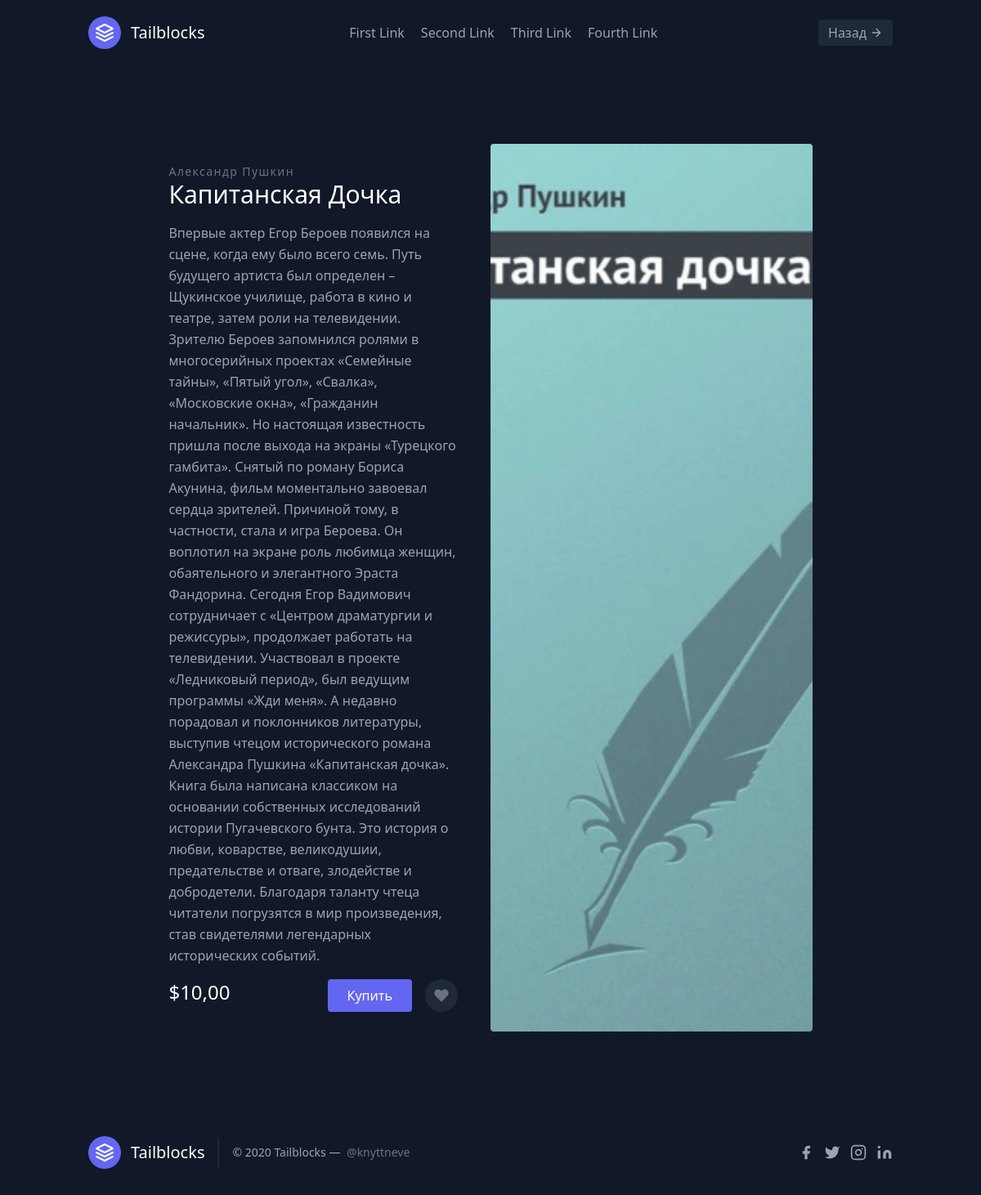
Page /product/1 on the committed database.
### myshop/models.py (models this page shows, shortened)
class Books(models.Model):
    book_name = models.CharField(max_length=255,verbose_name='Kitaptin ati:')
    author = models.CharField(max_length=255)
    published_date = models.DateField()
    price = models.DecimalField(max_digits=10,decimal_places=2,)
    description = models.TextField()
    janr = models.CharField(max_length=255)
    image = models.ImageField(upload_to='media')
    class Meta:
        verbose_name = 'Kitap'
        verbose_name_plural = 'Kitaplar'

### myshop/views.py (the view)
# urls.py: path('product/<int:id>',views.product_detail,name='detail'),
def product_detail(request,id):
    book = get_object_or_404(models.Books,id=id)
    return render(request,'detail.html',{'book':book})

### templates/detail.html
{% extends 'base.html' %}
{% block content %}
<section class="text-gray-400 bg-gray-900 body-font overflow-hidden">
    <div class="container px-5 py-24 mx-auto">
      <div class="lg:w-4/5 mx-auto flex flex-wrap">
        <div class="lg:w-1/2 w-full lg:pr-10 lg:py-6 mb-6 lg:mb-0">
          <h2 class="text-sm title-font text-gray-500 tracking-widest">{{book.author}}</h2>
          <h1 class="text-white text-3xl title-font font-medium mb-4">{{book.book_name}}</h1>
          <p class="leading-relaxed mb-4">{{book.description}}</p>
          <div class="flex">
            <span class="title-font font-medium text-2xl text-white">${{book.price}}</span>
            <button class="flex ml-auto text-white bg-indigo-500 border-0 py-2 px-6 focus:outline-none hover:bg-indigo-600 rounded">Купить</button>
            <button class="rounded-full w-10 h-10 bg-gray-800 p-0 border-0 inline-flex items-center justify-center text-gray-500 ml-4">
              <svg fill="currentColor" stroke-linecap="round" stroke-linejoin="round" stroke-width="2" class="w-5 h-5" viewBox="0 0 24 24">
                <path d="M20.84 4.61a5.5 5.5 0 00-7.78 0L12 5.67l-1.06-1.06a5.5 5.5 0 00-7.78 7.78l1.06 1.06L12 21.23l7.78-7.78 1.06-1.06a5.5 5.5 0 000-7.78z"></path>
              </svg>
            </button>
          </div>
        </div>
        <img alt="ecommerce" class="lg:w-1/2 w-full lg:h-auto h-64 object-cover object-center rounded" src="{{book.image.url}}">
      </div>
    </div>
  </section>
{% endblock %}

### rows in the picture
Books: author "Александр Пушкин", book_name "Капитанская Дочка", description "Впервые актер Егор Бероев появился на сцене, когда ему было всего семь. Путь будущего артиста был определен – Щукинское училище, работа в кино и театре, затем роли на телевидении. Зрителю Бероев запомнился ролями в многосерийных проектах «Семейные тайны», «Пятый угол», «Свалка», «Московские окна», «Гражданин начальник». Но настоящая известность пришла после выхода на экраны «Турецкого гамбита». Снятый по роману Бориса Акунина, фильм моментально завоевал сердца зрителей. Причиной тому, в частности, стала и игра Бероева. Он воплотил на экране роль любимца женщин, обаятельного и элегантного Эраста Фандорина. Сегодня Егор Вадимович сотрудничает с «Центром драматургии и режиссуры», продолжает…", price "10,00", image (picture)
